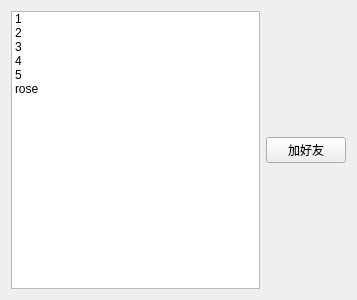
<?xml version="1.0" encoding="UTF-8"?>
<ui version="4.0">
 <class>Online</class>
 <widget class="QWidget" name="Online">
  <property name="geometry">
   <rect>
    <x>0</x>
    <y>0</y>
    <width>357</width>
    <height>300</height>
   </rect>
  </property>
  <property name="windowTitle">
   <string>Form</string>
  </property>
  <layout class="QVBoxLayout" name="verticalLayout_2">
   <item>
    <layout class="QHBoxLayout" name="horizontalLayout">
     <item>
      <widget class="QListWidget" name="online_lw">
       <item>
        <property name="text">
         <string>1</string>
        </property>
       </item>
       <item>
        <property name="text">
         <string>2</string>
        </property>
       </item>
       <item>
        <property name="text">
         <string>3</string>
        </property>
       </item>
       <item>
        <property name="text">
         <string>4</string>
        </property>
       </item>
       <item>
        <property name="text">
         <string>5</string>
        </property>
       </item>
       <item>
        <property name="text">
         <string>rose</string>
        </property>
       </item>
      </widget>
     </item>
     <item>
      <layout class="QVBoxLayout" name="verticalLayout">
       <item>
        <spacer name="verticalSpacer">
         <property name="orientation">
          <enum>Qt::Vertical</enum>
         </property>
         <property name="sizeHint" stdset="0">
          <size>
           <width>20</width>
           <height>40</height>
          </size>
         </property>
        </spacer>
       </item>
       <item>
        <widget class="QPushButton" name="addFriend_pb">
         <property name="text">
          <string>加好友</string>
         </property>
        </widget>
       </item>
       <item>
        <spacer name="verticalSpacer_2">
         <property name="orientation">
          <enum>Qt::Vertical</enum>
         </property>
         <property name="sizeHint" stdset="0">
          <size>
           <width>20</width>
           <height>40</height>
          </size>
         </property>
        </spacer>
       </item>
      </layout>
     </item>
    </layout>
   </item>
  </layout>
 </widget>
 <resources/>
 <connections/>
</ui>
